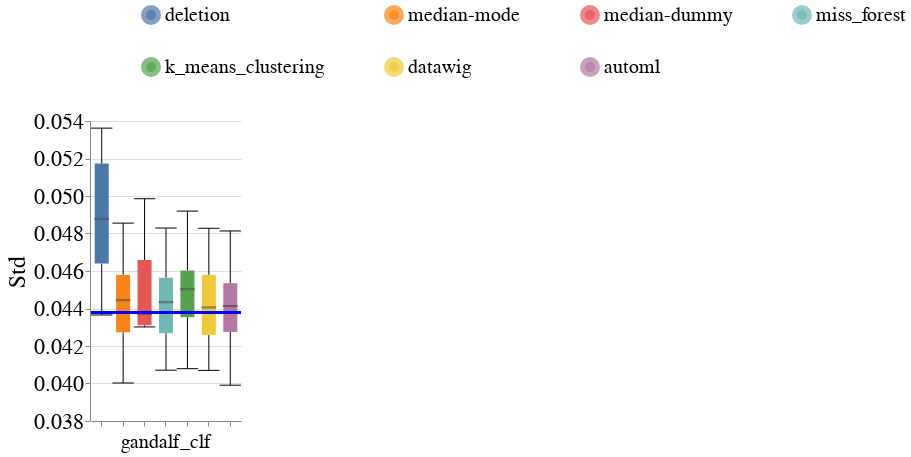

Notebook cell for this chart:
### Code cell
create_box_plots_for_diff_imputers_and_models(dataset_name=DATASET_NAME,
                                              metric_name='std',
                                              db_client=db_client)

### Figure 1 — Vega-Lite specification as saved in the notebook (floating-point values rounded to 4 significant figures)
{"config": {"view": {"continuousWidth": 400, "continuousHeight": 300, "stroke": null}, "axis": {"labelFontSize": 22, "labelFontWeight": "normal", "titleFontSize": 24, "titleFontWeight": "normal"}, "facet": {"spacing": 5}, "header": {"labelFontSize": 20, "labelOrient": "bottom", "labelPadding": 5, "titleFontSize": 24}, "legend": {"columns": 4, "direction": "horizontal", "labelFontSize": 20, "labelLimit": 400, "orient": "top", "symbolOffset": 50, "symbolStrokeWidth": 10, "titleAnchor": "middle", "titleFontSize": 22, "titleLimit": 300}, "title": {"fontSize": 24}}, "data": {"name": "data-6eddea76fe26ba610f4e26cb558012a7"}, "facet": {"column": {"field": "Model_Name", "sort": ["dt_clf", "lr_clf", "lgbm_clf", "rf_clf", "mlp_clf"], "title": null, "type": "nominal"}}, "spec": {"layer": [{"mark": {"type": "boxplot", "median": {"stroke": "black", "strokeWidth": 0.7}, "ticks": true}, "encoding": {"color": {"field": "Null_Imputer_Name", "sort": ["deletion", "median-mode", "median-dummy", "miss_forest", "k_means_clustering", "datawig", "automl", "boost_clean"], "title": null, "type": "nominal"}, "x": {"axis": {"labels": false}, "field": "Null_Imputer_Name", "sort": ["deletion", "median-mode", "median-dummy", "miss_forest", "k_means_clustering", "datawig", "automl", "boost_clean"], "title": null, "type": "nominal"}, "y": {"field": "Metric_Value", "scale": {"zero": false}, "title": "Std", "type": "quantitative"}}}, {"mark": "rule", "encoding": {"color": {"value": "blue"}, "size": {"value": 2}, "y": {"field": "Baseline_Median", "type": "quantitative"}}}], "width": 150}, "resolve": {"scale": {"x": "independent"}}, "$schema": "https://vega.github.io/schema/vega-lite/v4.17.0.json", "datasets": {"data-6eddea76fe26ba610f4e26cb558012a7": [{"Dataset_Name": "heart", "Null_Imputer_Name": "deletion", "Evaluation_Scenario": "mixed_exp", "Virny_Random_State": 400, "Model_Name": "gandalf_clf", "Subgroup": "overall", "Metric": "Std", "Metric_Value": 0.04731, "Test_Set_Index": 0, "Baseline_Median": 0.0438}, {"Dataset_Name": "heart", "Null_Imputer_Name": "datawig", "Evaluation_Scenario": "mixed_exp", "Virny_Random_State": 500, "Model_Name": "gandalf_clf", "Subgroup": "overall", "Metric": "Std", "Metric_Value": 0.0407, "Test_Set_Index": 0, "Baseline_Median": 0.0438}, {"Dataset_Name": "heart", "Null_Imputer_Name": "deletion", "Evaluation_Scenario": "mixed_exp", "Virny_Random_State": 100, "Model_Name": "gandalf_clf", "Subgroup": "overall", "Metric": "Std", "Metric_Value": 0.05362, "Test_Set_Index": 0, "Baseline_Median": 0.0438}, {"Dataset_Name": "heart", "Null_Imputer_Name": "datawig", "Evaluation_Scenario": "mixed_exp", "Virny_Random_State": 300, "Model_Name": "gandalf_clf", "Subgroup": "overall", "Metric": "Std", "Metric_Value": 0.04431, "Test_Set_Index": 0, "Baseline_Median": 0.0438}, {"Dataset_Name": "heart", "Null_Imputer_Name": "datawig", "Evaluation_Scenario": "mixed_exp", "Virny_Random_State": 200, "Model_Name": "gandalf_clf", "Subgroup": "overall", "Metric": "Std", "Metric_Value": 0.04219, "Test_Set_Index": 0, "Baseline_Median": 0.0438}, {"Dataset_Name": "heart", "Null_Imputer_Name": "datawig", "Evaluation_Scenario": "mixed_exp", "Virny_Random_State": 400, "Model_Name": "gandalf_clf", "Subgroup": "overall", "Metric": "Std", "Metric_Value": 0.04629, "Test_Set_Index": 0, "Baseline_Median": 0.0438}, {"Dataset_Name": "heart", "Null_Imputer_Name": "datawig", "Evaluation_Scenario": "mixed_exp", "Virny_Random_State": 100, "Model_Name": "gandalf_clf", "Subgroup": "overall", "Metric": "Std", "Metric_Value": 0.0438, "Test_Set_Index": 0, "Baseline_Median": 0.0438}, {"Dataset_Name": "heart", "Null_Imputer_Name": "deletion", "Evaluation_Scenario": "mixed_exp", "Virny_Random_State": 500, "Model_Name": "gandalf_clf", "Subgroup": "overall", "Metric": "Std", "Metric_Value": 0.05222, "Test_Set_Index": 0, "Baseline_Median": 0.0438}, {"Dataset_Name": "heart", "Null_Imputer_Name": "k_means_clustering", "Evaluation_Scenario": "mixed_exp", "Virny_Random_State": 200, "Model_Name": "gandalf_clf", "Subgroup": "overall", "Metric": "Std", "Metric_Value": 0.04325, "Test_Set_Index": 0, "Baseline_Median": 0.0438}, {"Dataset_Name": "heart", "Null_Imputer_Name": "automl", "Evaluation_Scenario": "mixed_exp", "Virny_Random_State": 200, "Model_Name": "gandalf_clf", "Subgroup": "overall", "Metric": "Std", "Metric_Value": 0.04239, "Test_Set_Index": 0, "Baseline_Median": 0.0438}, {"Dataset_Name": "heart", "Null_Imputer_Name": "median-dummy", "Evaluation_Scenario": "mixed_exp", "Virny_Random_State": 100, "Model_Name": "gandalf_clf", "Subgroup": "overall", "Metric": "Std", "Metric_Value": 0.04302, "Test_Set_Index": 0, "Baseline_Median": 0.0438}, {"Dataset_Name": "heart", "Null_Imputer_Name": "miss_forest", "Evaluation_Scenario": "mixed_exp", "Virny_Random_State": 500, "Model_Name": "gandalf_clf", "Subgroup": "overall", "Metric": "Std", "Metric_Value": 0.04071, "Test_Set_Index": 0, "Baseline_Median": 0.0438}, {"Dataset_Name": "heart", "Null_Imputer_Name": "automl", "Evaluation_Scenario": "mixed_exp", "Virny_Random_State": 300, "Model_Name": "gandalf_clf", "Subgroup": "overall", "Metric": "Std", "Metric_Value": 0.04443, "Test_Set_Index": 0, "Baseline_Median": 0.0438}, {"Dataset_Name": "heart", "Null_Imputer_Name": "miss_forest", "Evaluation_Scenario": "mixed_exp", "Virny_Random_State": 100, "Model_Name": "gandalf_clf", "Subgroup": "overall", "Metric": "Std", "Metric_Value": 0.04373, "Test_Set_Index": 0, "Baseline_Median": 0.0438}, {"Dataset_Name": "heart", "Null_Imputer_Name": "k_means_clustering", "Evaluation_Scenario": "mixed_exp", "Virny_Random_State": 300, "Model_Name": "gandalf_clf", "Subgroup": "overall", "Metric": "Std", "Metric_Value": 0.04566, "Test_Set_Index": 0, "Baseline_Median": 0.0438}, {"Dataset_Name": "heart", "Null_Imputer_Name": "automl", "Evaluation_Scenario": "mixed_exp", "Virny_Random_State": 600, "Model_Name": "gandalf_clf", "Subgroup": "overall", "Metric": "Std", "Metric_Value": 0.04814, "Test_Set_Index": 0, "Baseline_Median": 0.0438}, {"Dataset_Name": "heart", "Null_Imputer_Name": "miss_forest", "Evaluation_Scenario": "mixed_exp", "Virny_Random_State": 300, "Model_Name": "gandalf_clf", "Subgroup": "overall", "Metric": "Std", "Metric_Value": 0.04494, "Test_Set_Index": 0, "Baseline_Median": 0.0438}, {"Dataset_Name": "heart", "Null_Imputer_Name": "median-dummy", "Evaluation_Scenario": "mixed_exp", "Virny_Random_State": 300, "Model_Name": "gandalf_clf", "Subgroup": "overall", "Metric": "Std", "Metric_Value": 0.04305, "Test_Set_Index": 0, "Baseline_Median": 0.0438}, {"Dataset_Name": "heart", "Null_Imputer_Name": "median-mode", "Evaluation_Scenario": "mixed_exp", "Virny_Random_State": 100, "Model_Name": "gandalf_clf", "Subgroup": "overall", "Metric": "Std", "Metric_Value": 0.04406, "Test_Set_Index": 0, "Baseline_Median": 0.0438}, {"Dataset_Name": "heart", "Null_Imputer_Name": "median-mode", "Evaluation_Scenario": "mixed_exp", "Virny_Random_State": 400, "Model_Name": "gandalf_clf", "Subgroup": "overall", "Metric": "Std", "Metric_Value": 0.04612, "Test_Set_Index": 0, "Baseline_Median": 0.0438}, {"Dataset_Name": "heart", "Null_Imputer_Name": "median-dummy", "Evaluation_Scenario": "mixed_exp", "Virny_Random_State": 500, "Model_Name": "gandalf_clf", "Subgroup": "overall", "Metric": "Std", "Metric_Value": 0.04739, "Test_Set_Index": 0, "Baseline_Median": 0.0438}, {"Dataset_Name": "heart", "Null_Imputer_Name": "median-dummy", "Evaluation_Scenario": "mixed_exp", "Virny_Random_State": 200, "Model_Name": "gandalf_clf", "Subgroup": "overall", "Metric": "Std", "Metric_Value": 0.04419, "Test_Set_Index": 0, "Baseline_Median": 0.0438}, {"Dataset_Name": "heart", "Null_Imputer_Name": "deletion", "Evaluation_Scenario": "mixed_exp", "Virny_Random_State": 200, "Model_Name": "gandalf_clf", "Subgroup": "overall", "Metric": "Std", "Metric_Value": 0.04609, "Test_Set_Index": 0, "Baseline_Median": 0.0438}, {"Dataset_Name": "heart", "Null_Imputer_Name": "median-mode", "Evaluation_Scenario": "mixed_exp", "Virny_Random_State": 600, "Model_Name": "gandalf_clf", "Subgroup": "overall", "Metric": "Std", "Metric_Value": 0.04855, "Test_Set_Index": 0, "Baseline_Median": 0.0438}, {"Dataset_Name": "heart", "Null_Imputer_Name": "k_means_clustering", "Evaluation_Scenario": "mixed_exp", "Virny_Random_State": 400, "Model_Name": "gandalf_clf", "Subgroup": "overall", "Metric": "Std", "Metric_Value": 0.04615, "Test_Set_Index": 0, "Baseline_Median": 0.0438}, {"Dataset_Name": "heart", "Null_Imputer_Name": "median-dummy", "Evaluation_Scenario": "mixed_exp", "Virny_Random_State": 400, "Model_Name": "gandalf_clf", "Subgroup": "overall", "Metric": "Std", "Metric_Value": 0.04324, "Test_Set_Index": 0, "Baseline_Median": 0.0438}, {"Dataset_Name": "heart", "Null_Imputer_Name": "median-mode", "Evaluation_Scenario": "mixed_exp", "Virny_Random_State": 300, "Model_Name": "gandalf_clf", "Subgroup": "overall", "Metric": "Std", "Metric_Value": 0.04482, "Test_Set_Index": 0, "Baseline_Median": 0.0438}, {"Dataset_Name": "heart", "Null_Imputer_Name": "median-mode", "Evaluation_Scenario": "mixed_exp", "Virny_Random_State": 500, "Model_Name": "gandalf_clf", "Subgroup": "overall", "Metric": "Std", "Metric_Value": 0.04003, "Test_Set_Index": 0, "Baseline_Median": 0.0438}, {"Dataset_Name": "heart", "Null_Imputer_Name": "datawig", "Evaluation_Scenario": "mixed_exp", "Virny_Random_State": 600, "Model_Name": "gandalf_clf", "Subgroup": "overall", "Metric": "Std", "Metric_Value": 0.04828, "Test_Set_Index": 0, "Baseline_Median": 0.0438}, {"Dataset_Name": "heart", "Null_Imputer_Name": "k_means_clustering", "Evaluation_Scenario": "mixed_exp", "Virny_Random_State": 500, "Model_Name": "gandalf_clf", "Subgroup": "overall", "Metric": "Std", "Metric_Value": 0.04079, "Test_Set_Index": 0, "Baseline_Median": 0.0438}, {"Dataset_Name": "heart", "Null_Imputer_Name": "k_means_clustering", "Evaluation_Scenario": "mixed_exp", "Virny_Random_State": 600, "Model_Name": "gandalf_clf", "Subgroup": "overall", "Metric": "Std", "Metric_Value": 0.0492, "Test_Set_Index": 0, "Baseline_Median": 0.0438}, {"Dataset_Name": "heart", "Null_Imputer_Name": "automl", "Evaluation_Scenario": "mixed_exp", "Virny_Random_State": 100, "Model_Name": "gandalf_clf", "Subgroup": "overall", "Metric": "Std", "Metric_Value": 0.04383, "Test_Set_Index": 0, "Baseline_Median": 0.0438}, {"Dataset_Name": "heart", "Null_Imputer_Name": "automl", "Evaluation_Scenario": "mixed_exp", "Virny_Random_State": 400, "Model_Name": "gandalf_clf", "Subgroup": "overall", "Metric": "Std", "Metric_Value": 0.04566, "Test_Set_Index": 0, "Baseline_Median": 0.0438}, {"Dataset_Name": "heart", "Null_Imputer_Name": "k_means_clustering", "Evaluation_Scenario": "mixed_exp", "Virny_Random_State": 100, "Model_Name": "gandalf_clf", "Subgroup": "overall", "Metric": "Std", "Metric_Value": 0.04439, "Test_Set_Index": 0, "Baseline_Median": 0.0438}, {"Dataset_Name": "heart", "Null_Imputer_Name": "median-mode", "Evaluation_Scenario": "mixed_exp", "Virny_Random_State": 200, "Model_Name": "gandalf_clf", "Subgroup": "overall", "Metric": "Std", "Metric_Value": 0.04229, "Test_Set_Index": 0, "Baseline_Median": 0.0438}, {"Dataset_Name": "heart", "Null_Imputer_Name": "median-dummy", "Evaluation_Scenario": "mixed_exp", "Virny_Random_State": 600, "Model_Name": "gandalf_clf", "Subgroup": "overall", "Metric": "Std", "Metric_Value": 0.04986, "Test_Set_Index": 0, "Baseline_Median": 0.0438}, {"Dataset_Name": "heart", "Null_Imputer_Name": "deletion", "Evaluation_Scenario": "mixed_exp", "Virny_Random_State": 300, "Model_Name": "gandalf_clf", "Subgroup": "overall", "Metric": "Std", "Metric_Value": 0.04365, "Test_Set_Index": 0, "Baseline_Median": 0.0438}, {"Dataset_Name": "heart", "Null_Imputer_Name": "deletion", "Evaluation_Scenario": "mixed_exp", "Virny_Random_State": 600, "Model_Name": "gandalf_clf", "Subgroup": "overall", "Metric": "Std", "Metric_Value": 0.05026, "Test_Set_Index": 0, "Baseline_Median": 0.0438}, {"Dataset_Name": "heart", "Null_Imputer_Name": "miss_forest", "Evaluation_Scenario": "mixed_exp", "Virny_Random_State": 200, "Model_Name": "gandalf_clf", "Subgroup": "overall", "Metric": "Std", "Metric_Value": 0.04234, "Test_Set_Index": 0, "Baseline_Median": 0.0438}, {"Dataset_Name": "heart", "Null_Imputer_Name": "miss_forest", "Evaluation_Scenario": "mixed_exp", "Virny_Random_State": 600, "Model_Name": "gandalf_clf", "Subgroup": "overall", "Metric": "Std", "Metric_Value": 0.04829, "Test_Set_Index": 0, "Baseline_Median": 0.0438}, {"Dataset_Name": "heart", "Null_Imputer_Name": "miss_forest", "Evaluation_Scenario": "mixed_exp", "Virny_Random_State": 400, "Model_Name": "gandalf_clf", "Subgroup": "overall", "Metric": "Std", "Metric_Value": 0.04587, "Test_Set_Index": 0, "Baseline_Median": 0.0438}, {"Dataset_Name": "heart", "Null_Imputer_Name": "automl", "Evaluation_Scenario": "mixed_exp", "Virny_Random_State": 500, "Model_Name": "gandalf_clf", "Subgroup": "overall", "Metric": "Std", "Metric_Value": 0.03991, "Test_Set_Index": 0, "Baseline_Median": 0.0438}]}}
